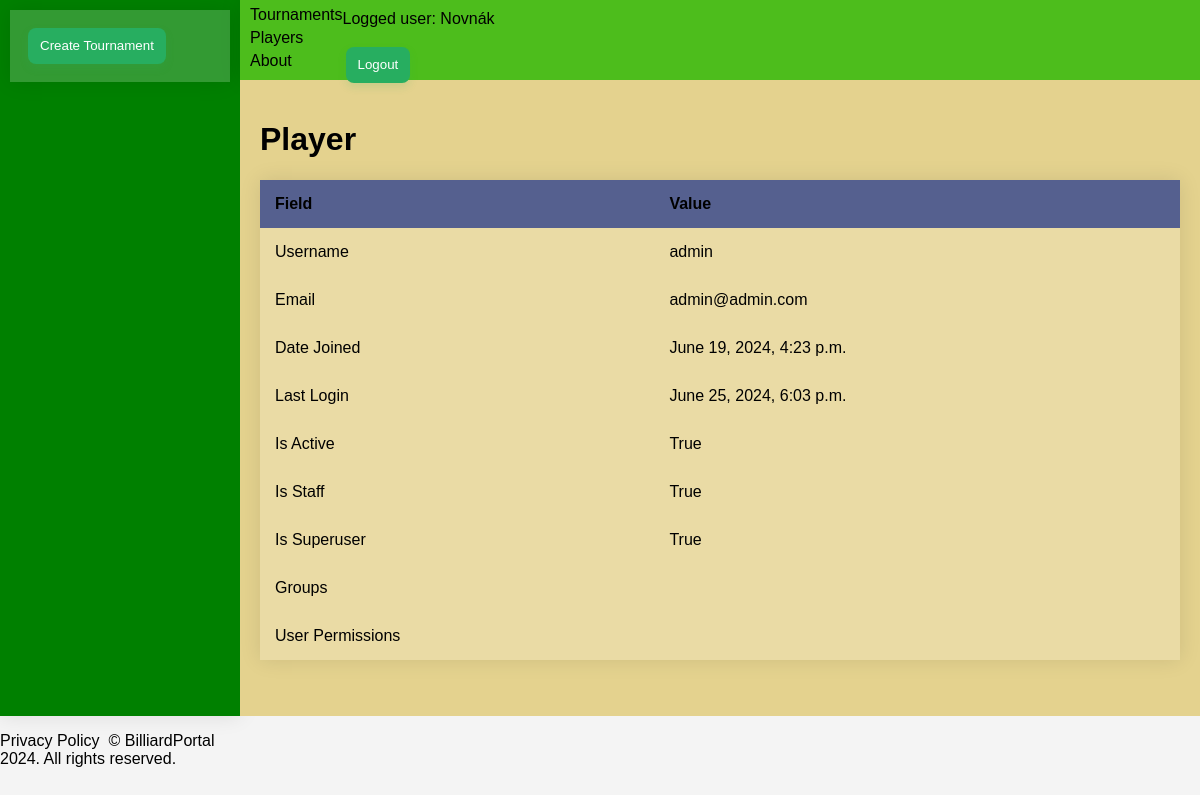
The app's page /player/1/ (signed in) with its own data.
### core/models.py (models this page shows)
class Player(AbstractUser):
    email = models.EmailField(('email address'), unique=True)
    USERNAME_FIELD = 'email'
    REQUIRED_FIELDS = ['username']

### templates/player/player_detail.html (shortened to what this page needs)
{% extends "base.html" %}
{% block main_space %}
<h1>Player</h1>
<table>
    <thead>
        <tr>
            <th class="l">Field</th>
            <th class="r">Value</th>
        </tr>
    </thead>
    <tbody>
        <tr>
            <td class="l">Username</td>
            <td class="r">{{ player.username }}</td>
        </tr>
        <tr>
            <td class="l">Email</td>
            <td class="r">{{ player.email }}</td>
        </tr>
        <tr>
            <td class="l">Date Joined</td>
            <td class="r">{{ player.date_joined }}</td>
        </tr>
        <tr>
            <td class="l">Last Login</td>
            <td class="r">{{ player.last_login }}</td>
        </tr>
        <tr>
            <td class="l">Is Active</td>
            <td class="r">{{ player.is_active }}</td>
        </tr>
        <tr>
            <td class="l">Is Staff</td>
            <td class="r">{{ player.is_staff }}</td>
        </tr>
        <tr>
            <td class="l">Is Superuser</td>
            <td class="r">{{ player.is_superuser }}</td>
        </tr>
        <tr>
            <td class="l">Groups</td>
            <td class="r">
            </td>
        </tr>
        <tr>
            <td class="l">User Permissions</td>
            <td class="r">
            </td>
        </tr>
    </tbody>
</table>
{% endblock main_space %}

### templates/login_form.html (shortened to what this page needs)
{% if user.is_authenticated %}
    <p>Logged user: {{ user.username }}</p>
    <form method="post" action="{% url 'logout' %}?next={% url 'tournament_list' %}">
        <button class="button-68" type="submit">Logout</button>
    </form>
{% endif %}

### static/style.css (style rules this page uses)
body { height: 98vh; display: grid; grid-template-columns: 20vw 1fr; grid-template-rows: 10vh 1fr; font-family: Arial, sans-serif; margin: 0; background-color: #f4f4f4; }
table { width: 100%; border-collapse: collapse; overflow: hidden; box-shadow: 0 0 20px rgba(0, 0, 0, 0.1); margin-bottom: 20px; }
th, td { padding: 15px; background-color: rgba(255, 255, 255, 0.2); }
th { text-align: left; }
thead th { background-color: #55608f; }
tbody td { position: relative; }
button { appearance: none; backface-visibility: hidden; background-color: #27ae60; border-radius: 8px; border-style: none; box-shadow: rgba(39, 174, 96, .15) 0 4px 9px; box-sizing: border-box; color: #fff; cursor: pointer; display: inline-block; letter-spacing: normal; line-height: 1.5; outline: none; overflow: hidden; padding: 1vh 1vw; margin: 3px; position: relative; text-align: center; text-decoration: none; transform: translate3d(0, 0, 0); transition: all .3s; user-select: none; -webkit-user-select: none; touch-action: manipulation; vertical-align: top; white-space: nowrap; }

### records on screen
Player: username "Novnák"
Player: username "admin", email "admin@admin.com", date_joined "June 19, 2024, 4:23 p.m.", last_login "June 25, 2024, 6:03 p.m.", is_active "True", is_staff "True", is_superuser "True"
